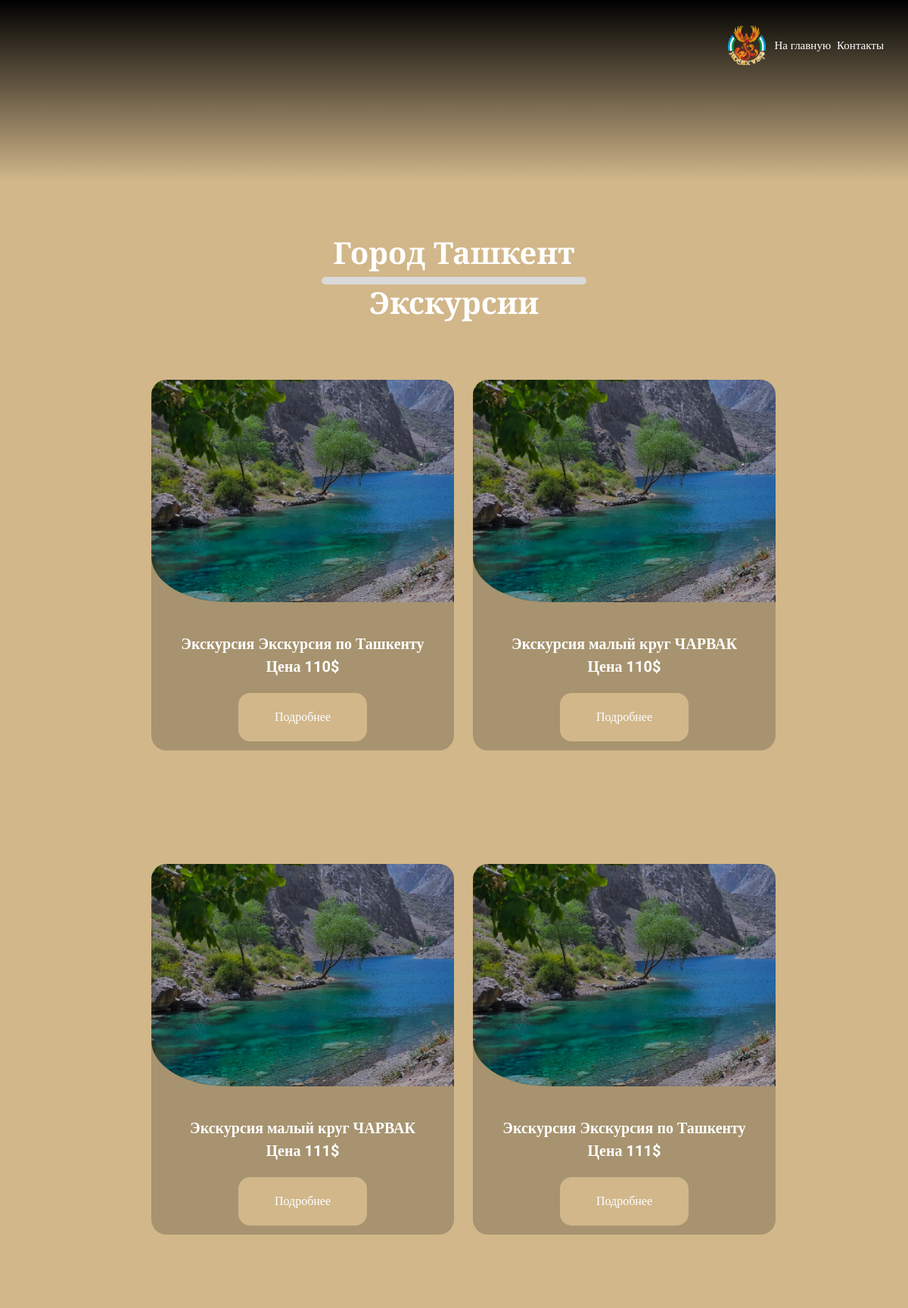
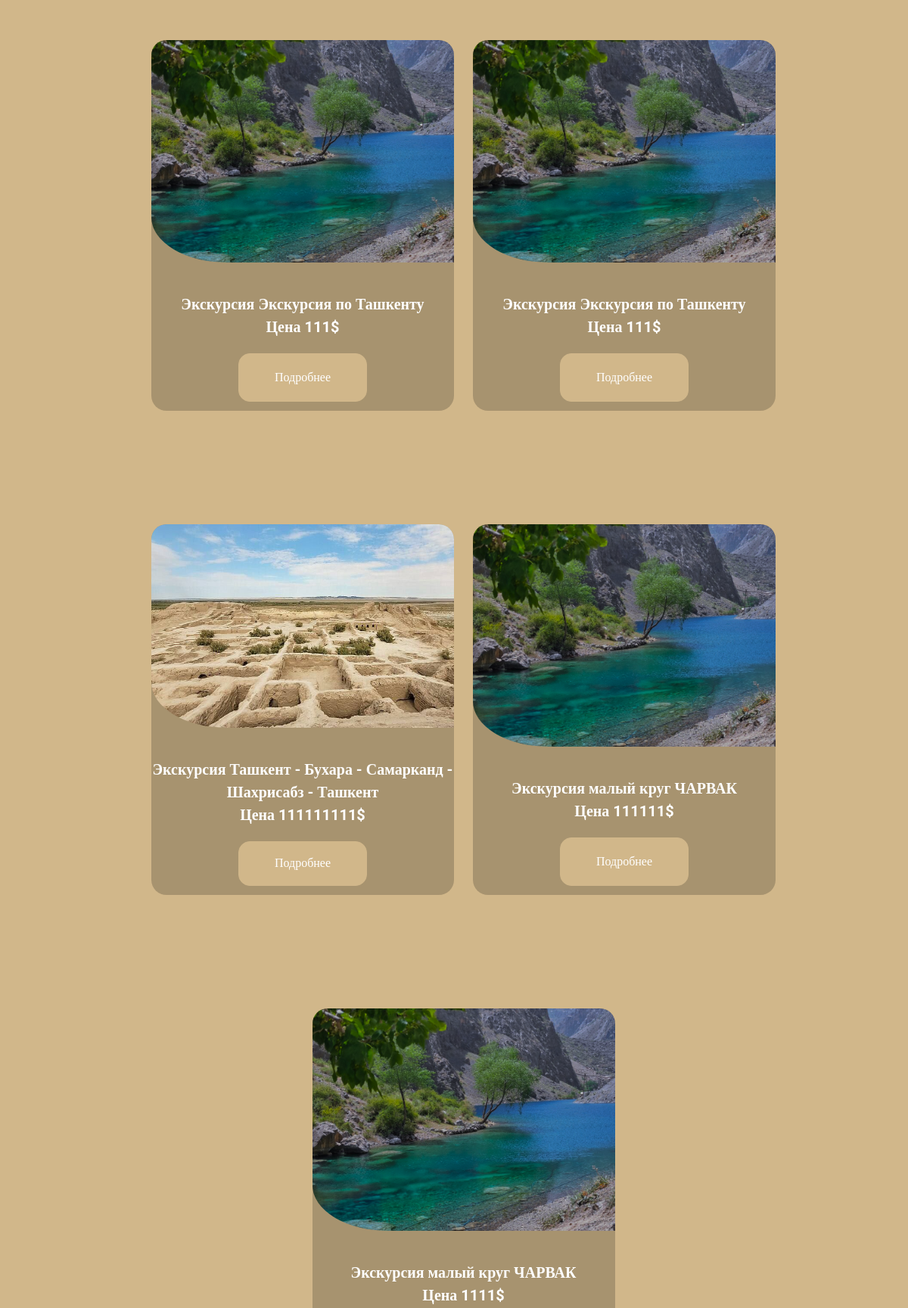
Page /catalog/6 (upper part) on the committed database (2 pictures, top to bottom).
### mainapp/models.py (models this page shows, shortened)
class MainDeskription(models.Model):
    name = models.CharField(max_length=100, verbose_name='Название города')
    description = models.TextField(max_length=1000, blank=True, null=True, verbose_name='Описание города')
    image_city = models.ImageField(upload_to='images/', blank=True, null=True, verbose_name='Картинка города')
    class Meta:
        verbose_name = 'Главная карточка города'
        verbose_name_plural = 'Главные карточки городов'

class CatalogEkskursii(models.Model):
    name_excursion = models.CharField(max_length=100, verbose_name='Название экскурсии')
    price_excursion = models.IntegerField(verbose_name='Цена экскурсии')
    image_excursion = models.ImageField(upload_to='image_excursion/', verbose_name='Картинка экскурсии')
    main = models.ForeignKey(MainDeskription, on_delete=models.CASCADE, related_name='main', verbose_name='К какому городу относится')
    class Meta:
        verbose_name = 'Экскурсия города'
        verbose_name_plural = 'Экскурсии городов'

### mainapp/views.py (the view, shortened to what this page needs)
# urls.py: path('catalog/<int:id>', views.index_2, name='catalog'),
def index_2(request, id):
    if request.method == 'GET':
        templates = 'mainapp/index_2.html'
        name_city = MainDeskription.objects.get(id=id)
        exccurs = CatalogEkskursii.objects.filter(main_id=id)
        context = {
            'name_city': name_city,
            'excurs': exccurs,
        }
        if not exccurs.exists():
            raise Http404('Ничего не найдено')
        return render(request, templates, context)

### mainapp/templates/mainapp/index_2.html (shortened to what this page needs)
<!DOCTYPE html>
{% load static %}
<html lang="en">
<head>
    <link rel="stylesheet" href="{% static 'css/bootstrap.min.css' %}">
    <link rel="stylesheet" href="{% static 'css/style_2.css' %}">
</head>
<body>
<header>
    <div class="header_main col-12 container-fluid">
        <div class="d-flex justify-content-center align-items-center">
            <img src="{% static 'icon/logo.svg' %}" alt="Логотип" width="50px">
        </div>
        <nav class="navbar navbar-expand-lg">
          <div class="container-fluid">
            <a class="nav-link" href="{% url 'phoenix_wings' %}">На главную</a>
            <div class="collapse navbar-collapse" id="navbarNav">
              <ul class="navbar-nav">
                <li class="nav-item">
                  <a class="nav-link" href="#contact">Контакты</a>
                </li>
              </ul>
            </div>
          </div>
        </nav>
     </div>
</header>
<main>
            <div class="name_city">
                <h1>{{ name_city.name }}</h1>
                <div class="poloska"></div>
                <h1>Экскурсии</h1>
            </div>
            <div class="main_exc">
                {% for exc in excurs %}
                    <div class="cart_excurs">
                        <img src="{{ exc.image_excursion.url }}" alt="">
                        <span>Экскурсия {{ exc.name_excursion }}</span>
                        <span>Цена {{ exc.price_excursion }}$</span>
                        <button type="button" class="btn btn-primary button_modal" data-bs-toggle="modal" data-bs-target="#exampleModal">
                          Подробнее
                        </button>
                    </div>
                {% endfor %}
            </div>
</main>
</body>
</html>

### mainapp/static/css/style_2.css (style rules this page uses)
header { background: linear-gradient(to bottom, rgb(0, 0, 0), rgba(0, 0, 0, 0)); background-repeat: no-repeat; background-size: cover; position: relative; width: 100%; height: 30vh; }
.header_main { display: flex; justify-content: end; width: 100%; height: 120px; }
.header_main a { font-family: Roboto, serif; font-size: 15px; color: white; transition: all 0.3s ease-in-out; }
body { background-color: #D1B78A; }
.name_city { display: flex; justify-content: center; align-items: center; flex-direction: column; margin-top: 70px; margin-bottom: 70px; }
.name_city h1 { color: #FFFFFF; font-family: "Playfair Display"; font-size: 40px; font-weight: bold; }
.poloska { background-color: #D9D9D9; width: 350px; height: 10px; border-radius: 20px; }
.main_exc { display: flex; flex-direction: row; flex-wrap: wrap; width: auto; height: auto; justify-content: center; align-items: center; }
.cart_excurs { display: flex; flex-direction: column; justify-content: center; align-items: center; width: 400px; height: 490px; background-color: #00000033; margin-bottom: 30px; margin-left: 25px; border-radius: 20px; margin-bottom: 150px; }
.cart_excurs img { width: 100%; height: 100%; object-fit: cover; border-radius: 20px; border-bottom-left-radius: 100px; padding-bottom: 40px; }
.cart_excurs span { font-family: Roboto, serif; font-size: 20px; color: #FFFFFF; font-weight: bold; width: 100%; text-align: center; }
.button_modal { margin-bottom: 12px; margin-top: 20px; width: 170px; height: 90px; background-color: #D1B78A; border: solid 1px #D1B78A; border-radius: 15px; font-family: Roboto, serif; transition: all 0.3s ease-in-out; }
button { width: 80%; padding: 10px; margin-top: 30px; font-size: 16px; background-color: white; color: #D1B78A; border: none; border-radius: 14px; cursor: pointer; transition: background 0.3s; }

### rows in the picture
MainDeskription: name "Город Ташкент"
CatalogEkskursii: image_excursion (picture), name_excursion "Экскурсия по Ташкенту", price_excursion "110"
CatalogEkskursii: image_excursion (picture), name_excursion "малый круг ЧАРВАК", price_excursion "110"
CatalogEkskursii: image_excursion (picture), name_excursion "малый круг ЧАРВАК", price_excursion "111"
CatalogEkskursii: image_excursion (picture), name_excursion "Экскурсия по Ташкенту", price_excursion "111"
CatalogEkskursii: image_excursion (picture), name_excursion "Экскурсия по Ташкенту", price_excursion "111"
CatalogEkskursii: image_excursion (picture), name_excursion "Экскурсия по Ташкенту", price_excursion "111"
CatalogEkskursii: image_excursion (picture), name_excursion "Ташкент - Бухара - Самарканд - Шахрисабз - Ташкент", price_excursion "111111111"
CatalogEkskursii: image_excursion (picture), name_excursion "малый круг ЧАРВАК", price_excursion "111111"
CatalogEkskursii: image_excursion (picture), name_excursion "малый круг ЧАРВАК", price_excursion "1111"
